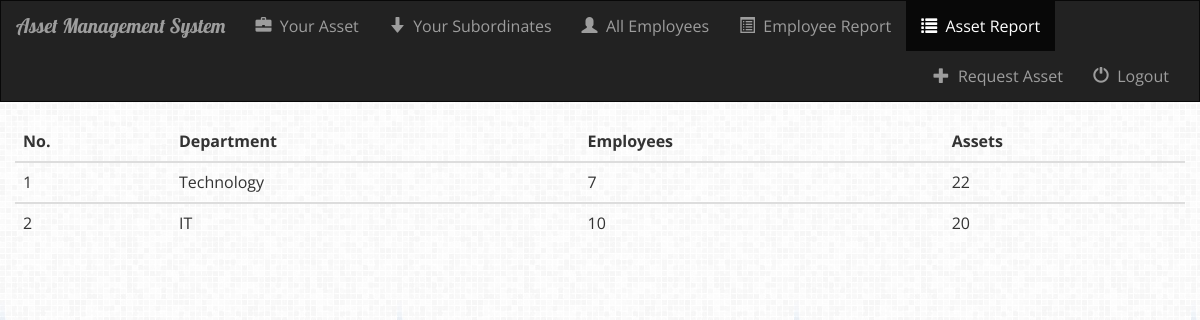
The page /ams/asset_report/ (signed in) on the database its author committed.
### ams/models.py (models this page shows, shortened)
class Department(models.Model):
    department_name = models.CharField(max_length=250)

### ams/views.py (the view)
def asset_report(request):
    if not request.user.is_authenticated():
        return render(request, 'ams/login.html')
    else:
        all_departments = Department.objects.all()
        for dept in all_departments:
            employees_dept = Employee.objects.filter(department=dept)
            setattr(dept, 'employees', employees_dept.count())
            asset_count = 0
            for emp in employees_dept:
                asset_count += Ownership.objects.filter(owner=emp, status="Approved").count()
            setattr(dept, 'assets', asset_count)
        return render(request, 'ams/asset_report.html', {'all_departments': all_departments})

### ams/templates/ams/asset_report.html
{% extends 'ams/base.html' %}
{% block asset_report_active %}active{% endblock %}
{% block body %}
<div class="asset-report-container container-fluid">
    {% if all_departments %}
        <table class="table table-hover">
            <thead>
                <tr>
                    <th scope="col">No.</th>
                    <th scope="col">Department</th>
                    <th scope="col">Employees</th>
                    <th scope="col">Assets</th>
                </tr>
            </thead>
            {% for dept in all_departments %}
                <tbody>
                    <tr>
                        <td>{{ forloop.counter }}</td>
                        <td>{{ dept.department_name }}</td>
                        <td>{{ dept.employees }}</td>
                        <td>{{ dept.assets }}</td>
                    </tr>
                </tbody>
            {% endfor %}
        </table>
    {% else %}
        <h1>There is no departments</h1>
    {% endif %}
</div>
{% endblock %}

### ams/static/ams/style.css (style rules this page uses)
body { background: white url("images/background.png"); font-family: 'Open Sans', sans-serif; font-size: 16px; }

### rows shown on the page
Department: department_name "Technology", employees "7", assets "22"
Department: department_name "IT", employees "10", assets "20"
